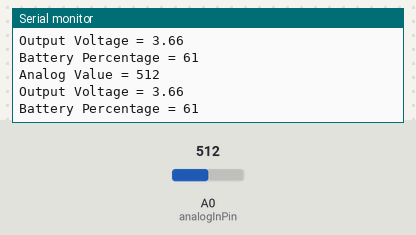
This sketch was run on a simulated Arduino Uno, built with avr-gcc and run on an emulated ATmega328P. Shown: the last lines printed to the serial monitor. Inputs (shaded band) come from the test bench; at power-on: A0 (analogInPin) = 512.

Above: at 7.1 s.
7.2 s: A0 (analogInPin) set to 590
At 8.2 s:
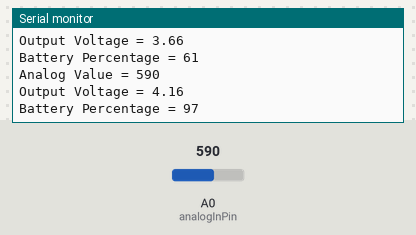
8.7 s: A0 (analogInPin) set to 563
At 9.3 s:
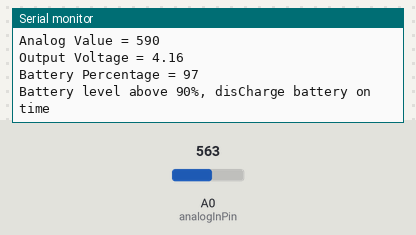
Timing chart, 0 to 11.7 s (numbered marks = the images above; inputs shaded):
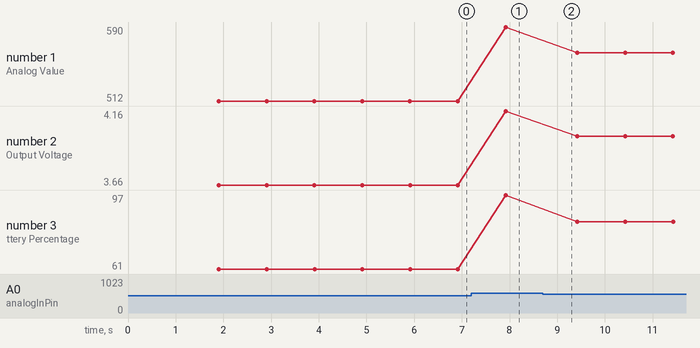

The sketch:

dataToBlynk.ino
```cpp
// Fill-in information from your Blynk Template here
#define BLYNK_TEMPLATE_ID "____"
#define BLYNK_TEMPLATE_NAME "____"

#define BLYNK_FIRMWARE_VERSION        "0.1.0"

#define BLYNK_PRINT Serial
//#define BLYNK_DEBUG

#define APP_DEBUG

// Uncomment your board, or configure a custom board in Settings.h
//#define USE_SPARKFUN_BLYNK_BOARD
#define USE_NODE_MCU_BOARD
//#define USE_WITTY_CLOUD_BOARD
//#define USE_WEMOS_D1_MINI

#include "BlynkEdgent.h"


float voltage;
int bat_percentage;
int analogInPin  = A0;    // Analog input pin
int sensorValue;
float calibration = 0.36; // Check Battery voltage using multimeter & add/subtract the value


void setup()
{
  Serial.begin(115200);
  delay(100);

  BlynkEdgent.begin();

}

void loop() {
  BlynkEdgent.run();


  sensorValue = analogRead(analogInPin);
  voltage = (((sensorValue * 3.3) / 1024) * 2 + calibration); //multiply by two as voltage divider network is 100K & 100K Resistor

  bat_percentage = mapfloat(voltage, 2.8, 4.2, 0, 100); //2.8V as Battery Cut off Voltage & 4.2V as Maximum Voltage

  if (bat_percentage >= 100)
  {
    bat_percentage = 100;
  }
  if (bat_percentage <= 0)
  {
    bat_percentage = 1;
  }

      //send data to blynk

    Blynk.virtualWrite(V0, voltage);  // for battery voltage
    Blynk.virtualWrite(V1, bat_percentage);  // for battery percentage

    //Print data on serial monitor


  Serial.print("Analog Value = ");
  Serial.println(sensorValue);
  Serial.print("Output Voltage = ");
  Serial.println(voltage);
  Serial.print("Battery Percentage = ");
  Serial.println(bat_percentage);

  Serial.println();
  Serial.println("");
  Serial.println();
  delay(1000);

       if (bat_percentage <=30)
    {
      Serial.println("Battery level below 30%, Charge battery on time");
      //send notification
      Blynk.logEvent("battery_low", "Battery is getting low.... Plugin to charge") ;
      delay(500);
    }
    if (bat_percentage >=90)
    {
      Serial.println("Battery level above 90%, disCharge battery on time");
      //send notification
      Blynk.logEvent("battery_high", "Battery is getting high.... Plugout  charge") ;
      delay(500);
    }

  // display temperature on OLED


  // display humidity on OLED

}
float mapfloat(float x, float in_min, float in_max, float out_min, float out_max)
{
  return (x - in_min) * (out_max - out_min) / (in_max - in_min) + out_min;
}


/*This is the refence code from :-
  -----------------------
  ESP8266 Monitor its Own Battery Level using IoT
  -----------------------
  Website: https://iotprojectsideas.com/
*/
```

Measured:
- the behaviour switches between 575 and 574 on A0 (analogInPin) (found by bisection; images 1 and 2)
- after the input at 7.2 s, the serial monitor: prints a new line after 0.72 s (image 1)
- plotted number 1: 512 → 590 after the input at 7.2 s, 590 → 563 after the input at 8.7 s
- plotted number 2: 3.66 → 4.16 after the input at 7.2 s, 4.16 → 3.99 after the input at 8.7 s
- plotted number 3: 61 → 97 after the input at 7.2 s, 97 → 84 after the input at 8.7 s
